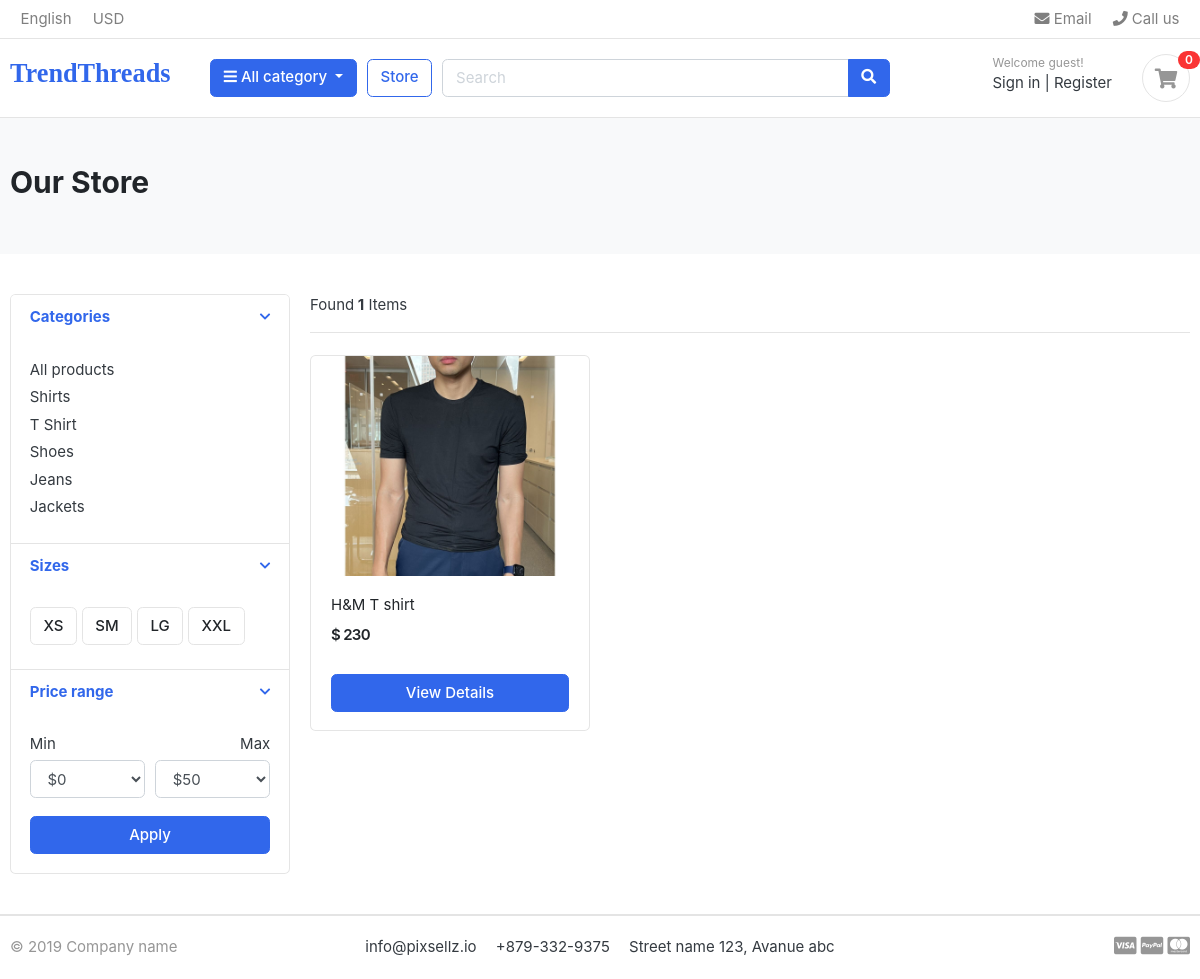
Before: /store/category/t-shirt/ with the older database file.
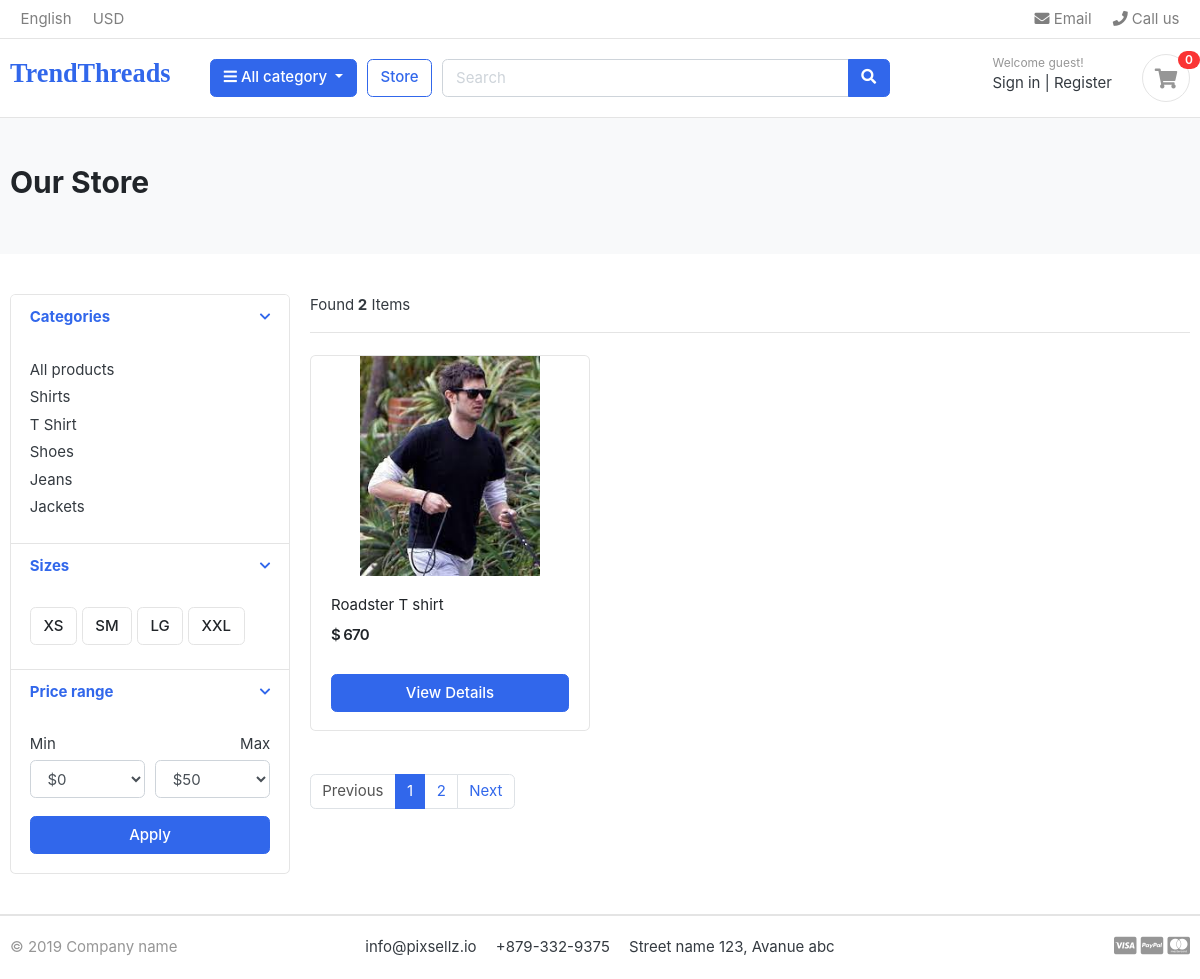
After: the same page with the newer database file.
### category/models.py (models this page shows, shortened)
class Category(models.Model):
  category_name=models.CharField(max_length=50,unique=True)
  slug=models.SlugField(max_length=100,unique=True)
  description=models.TextField(max_length=255,blank=True)
  cat_image=models.ImageField(upload_to='photos/categories',blank=True)
  class Meta:
    verbose_name='category'
    verbose_name_plural='categories'
  def get_url(self):
    return reverse('products_by_category', args=[self.slug])

### store/models.py (models this page shows, shortened)
class product(models.Model):
  product_name=models.CharField(max_length=200,unique=True)
  slug=models.SlugField(max_length=255,unique=True)
  description=models.TextField(max_length=500,blank=True)
  price=models.IntegerField()
  images=models.ImageField(upload_to='photos/products')
  stock=models.IntegerField()
  is_available=models.BooleanField(default=True)
  category=models.ForeignKey(Category,on_delete=models.CASCADE)
  created_date=models.DateField(auto_now=True)
  modified_date=models.DateTimeField(auto_now=True)
  def get_url(self):
    return reverse ('product_detail', args=[self.category.slug,self.slug])

### store/views.py (the view)
# urls.py: path('store/',include('store.urls')),
def store(request,category_slug=None):
  categories = None
  products = None
  if category_slug!=None:
     categories=get_object_or_404(Category,slug=category_slug)
     products=product.objects.all().filter(category=categories,is_available=True)
     paginator=Paginator(products,1)
     page=request.GET.get('page')
     paged_products = paginator.get_page(page)
     product_count = products.count()
  else:
     products = product.objects.all().filter(is_available="True")
     paginator=Paginator(products,3)
     page=request.GET.get('page')
     paged_products = paginator.get_page(page)
     product_count=products.count()
  context = {
    'products':paged_products ,
     'product_count': product_count,
  }
  return render(request, 'store/store.html',context)

### carts/context_processors.py (called while the page is built)
def counter(request):
  cart_count=0
  if 'admin' in request.path:
    return{}
  else:
    try:
      cart=Cart.objects.filter(cart_id=_cart_id(request))
      cart_items=CartItem.objects.all().filter(cart=cart[:1])
      for cart_item in cart_items:
        cart_count=cart_count+cart_item.quantity
    except Cart.DoesNotExist:
      cart_count=0
  return dict(cart_count=cart_count)

### carts/views.py (called while the page is built)
def _cart_id(request):
  cart=request.session.session_key
  if not cart:
    cart = request.session.create()
  return cart

### category/context_processors.py (called while the page is built)
def menu_links(request):
  links=Category.objects.all()
  return dict(links=links)

### templates/store/store.html (shortened to what the changed rows need)
{% extends 'base.html' %}
{% load static %}
{% block content %}
<section class="section-pagetop bg">
  <div class="container">
    <h2 class="title-page">Our Store</h2>
  </div>
  </section>
<section class="section-content padding-y">
  <div class="container">
  <div class="row">
    <aside class="col-md-3">
  <div class="card">
    <article class="filter-group">
      <div class="filter-content collapse show" id="collapse_1" style="">
        <div class="card-body">
          <ul class="list-menu">
            {% for category in links %}
          <li><a href="{{ category.get_url }}">{{ category.category_name }} </a></li>
            {% endfor %}
          </ul>
        </div>
      </div>
    </article>
  </div>
    </aside>
    <main class="col-md-9">
  <header class="border-bottom mb-4 pb-3">
      <div class="form-inline">
        <span class="mr-md-auto">Found<b> {{product_count}}</b> Items  </span>
      </div>
  </header>
  <div class="row">
    {% for product in products %}
    <div class="col-md-4">
      <figure class="card card-product-grid">
        <div class="img-wrap">
         <a href=" {{ product.get_url}}"> <img src="{{product.images.url}}"></a>
        </div>
        <figcaption class="info-wrap">
          <div class="fix-height">
            <a href="{{ product.get_url }}" class="title">{{product.product_name}}</a>
            <div class="price-wrap mt-2">
              <span class="price">$ {{product.price}}</span>
            </div>
          </div>
          <a href="{{product.get_url}}" class="btn btn-block btn-primary">View Details </a>
        </figcaption>
      </figure>
    </div>
   {% endfor %}
  </div>
  <nav class="mt-4" aria-label="Page navigation sample">
    {% if products.has_other_pages %}
    <ul class="pagination">
      {%  if products.has_previous %}
      <li class="page-item "><a class="page-link" href="?page={{products.previous_page_number}}">Previous</a></li>
      {% else %}
      <li class="page-item disabled"><a class="page-link" href="#">Previous</a></li>
      {% endif %}
      {% for i in products.paginator.page_range %}
       {% if products.number == i %}
        <li class="page-item active"><a class="page-link" href="#">{{i}}</a></li>
       {% else %}
        <li class="page-item "><a class="page-link" href="?page={{i}}">{{i}}</a></li>
       {% endif %}
      {% endfor %}
      {%  if products.has_next %}
      <li class="page-item"><a class="page-link" href="?page={{products.next_page_number}}">Next</a></li>
      {% else %}
      <li class="page-item disabled"><a class="page-link" href="#">Next</a></li>
      {% endif %}
    </ul>
    {% endif %}
  </nav>
    </main>
  </div>
  </div>
  </section>
{% endblock %}

Changed rows visible on the page:
no longer on this page (row edited): product: images (picture), product_name "H&M T shirt", price "230"
now on this page (row edited): product: images (picture), product_name "Roadster T shirt", price "670"
Other visible differences:
{{ product_count }}: "1" → "2"
text now shown: "Previous Next"
new list line: "1"
new list line: "2"
